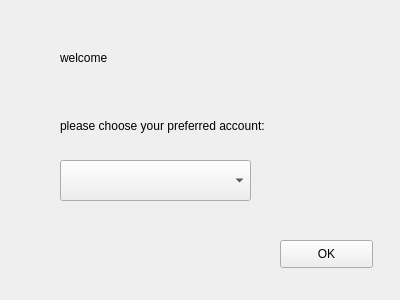
<?xml version="1.0" encoding="UTF-8"?>
<ui version="4.0">
 <class>chooseAccount</class>
 <widget class="QWidget" name="chooseAccount">
  <property name="geometry">
   <rect>
    <x>0</x>
    <y>0</y>
    <width>400</width>
    <height>300</height>
   </rect>
  </property>
  <property name="windowTitle">
   <string>Form</string>
  </property>
  <widget class="QComboBox" name="choose_account_cmb">
   <property name="geometry">
    <rect>
     <x>60</x>
     <y>160</y>
     <width>191</width>
     <height>41</height>
    </rect>
   </property>
  </widget>
  <widget class="QLabel" name="choose_account_lbl">
   <property name="geometry">
    <rect>
     <x>60</x>
     <y>110</y>
     <width>281</width>
     <height>31</height>
    </rect>
   </property>
   <property name="text">
    <string>please choose your preferred account:</string>
   </property>
  </widget>
  <widget class="QLabel" name="welcome_lbl">
   <property name="geometry">
    <rect>
     <x>60</x>
     <y>50</y>
     <width>261</width>
     <height>16</height>
    </rect>
   </property>
   <property name="text">
    <string>welcome</string>
   </property>
  </widget>
  <widget class="QPushButton" name="OK_pbn">
   <property name="geometry">
    <rect>
     <x>280</x>
     <y>240</y>
     <width>93</width>
     <height>28</height>
    </rect>
   </property>
   <property name="text">
    <string>OK</string>
   </property>
  </widget>
 </widget>
 <resources/>
 <connections/>
</ui>
